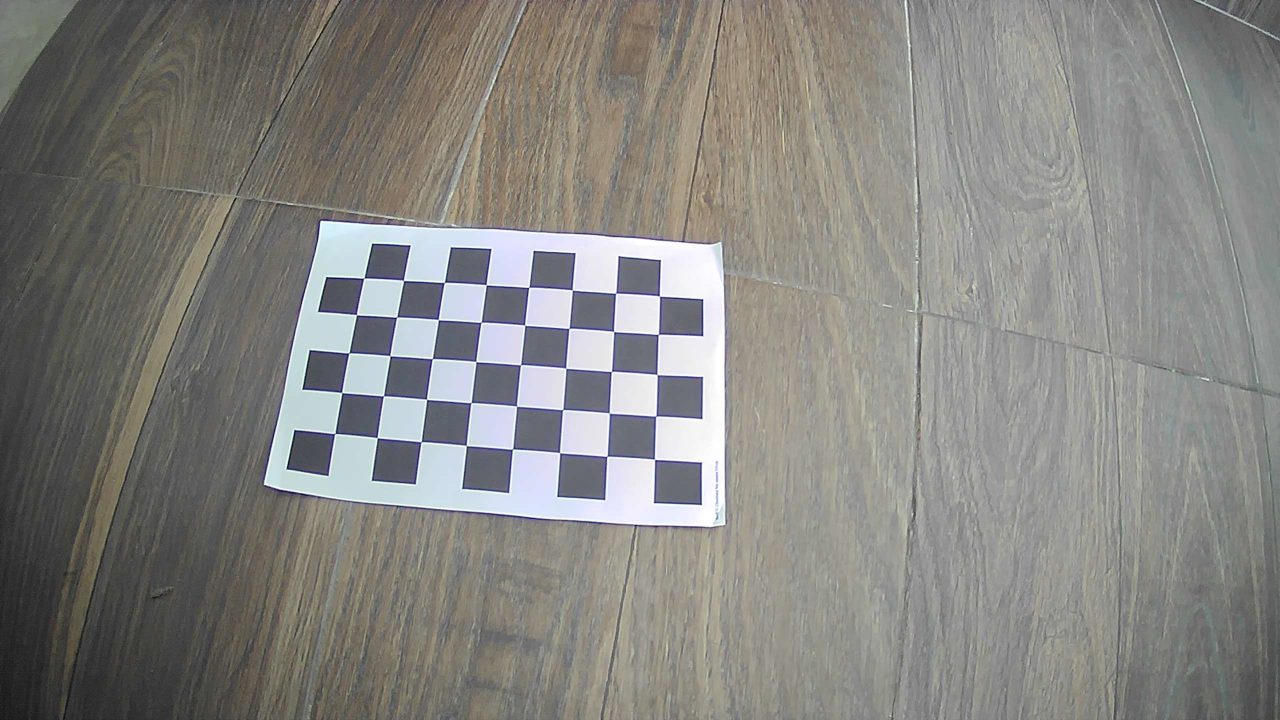
#> input picture scripts/Examples/images/calib_img/WIN_20251016_11_48_36_Pro.jpg, 2560 x 1440 px (shown at 1/2 size); its folder holds 3 pictures in this run
$ jupyter execute --allow-errors cameraProcessor.ipynb
#> lines starting #> are read from the running program, lines starting #| are printed output that depends on the picture
[cell 1]
import cv2
import numpy as np
import glob
import os

#######################################
### Calibracion de imagen para eliminar distorsiones externas al sensor.
###     - Estimar la pose relativa cámara–plano de referencia.
###     - Rectificar y centrar las imágenes para que todas compartan la misma orientación y escala.
### Autor: Martinez Agustin
### Fecha: 16/10/2025
### Version: 1.0
#######################################


class CameraProcessor:
    def __init__(self, outpath = 'images'):
        # Variables Calibracion
        self._mtx = []
        self._dist = []
        self._image_res = []

        # Path de saldia de imágenes
        self._outpath = outpath

        # Variables ArUco
        self._center_coord = []
        self._homografy = None
        aruco_dict = cv2.aruco.getPredefinedDictionary(cv2.aruco.DICT_4X4_100)
        parameters = cv2.aruco.DetectorParameters()
        self._aruco_detector = cv2.aruco.ArucoDetector(aruco_dict, parameters)

    # [10 lines left out: function isCalibred, not called in this run]

    def ImageFileName(self, img_path):
        '''
        Devuelve una lista con todas las imágenes dentro de una carpeta (jpg, png, jpeg).
        Parameters:
            img_path (str): path a la carpeta donde se encuentran las fotos.
        Returns:
            list: Lista de imágenes encontradas.
        '''
        img_fname = []

        self.checkPath(img_path)
        for ext in ('*.jpg', '*.png', '*.jpeg'):
            img_fname.extend(glob.glob(os.path.join(img_path, ext)))
#> pass 2 of the loop in ImageFileName, `for ext in ('*.jpg', '*.png', '*.jpeg'):`:
#> pass 3 of the loop in ImageFileName, `for ext in ('*.jpg', '*.png', '*.jpeg'):`:
        return img_fname

    def calib(self, calib_img_path, chess_dim = (9,6), chess_square_lenght = 30.0):
        '''
        Crea la matriz de distorsión de las fotos que se encuentren en el path indicado. Calibra al objeto cameraProcessor.
        Parameters:
            calib_img_path (str): path a la carpeta donde se encuentran todas las imágenes de calibración.
            chess_dim (tuple): dimensiones del tablero a ajedrez a detectar.
            chess_square_lenght (float): largo de un cuadrado del tablero de ajedrez en mm.
        Returns:
            Matlike: Matriz de la cámara.
            Matlike: Coeficientes de distorsión.
            list: Vector de rotación.
            list: Vector de traslación.
            list: Resolución de imágenes de calibración.
        '''
        criteria = (cv2.TERM_CRITERIA_EPS + cv2.TERM_CRITERIA_MAX_ITER, 30, 0.001)
        corner_dim = (chess_dim[0]-1, chess_dim[1]-1)    #Las funciones utilizan las esquinas internas, no la cant de cuadrados

        objp = np.zeros((corner_dim[0]*corner_dim[1], 3), np.float32)
        objp[:,:2] = np.mgrid[0:corner_dim[0],0:corner_dim[1]].T.reshape(-1,2)
        objp *= chess_square_lenght     # Grilla con todas las posiciones de las esquinas

        objpoints = [] # puntos 3D en el mundo real
        imgpoints = [] # puntos 2D en la imagen

        # Lista de imagenes
        images = self.ImageFileName(calib_img_path)

        if not images:
            print("No hay imagenes.")
            return None
        if len(images) < 10:
            print("Advertencia. Pocas imágenes. Se recomiendan 10 o más en distintos ángulos")

        for fname in images:
            img = cv2.imread(fname)
#> img is the input picture: shape (1440, 2560, 3); mean B, G, R 128.6, 132.6, 133.7
            gray = cv2.cvtColor(img, cv2.COLOR_BGR2GRAY)		# Lo pasa a escala de grises para mejorar
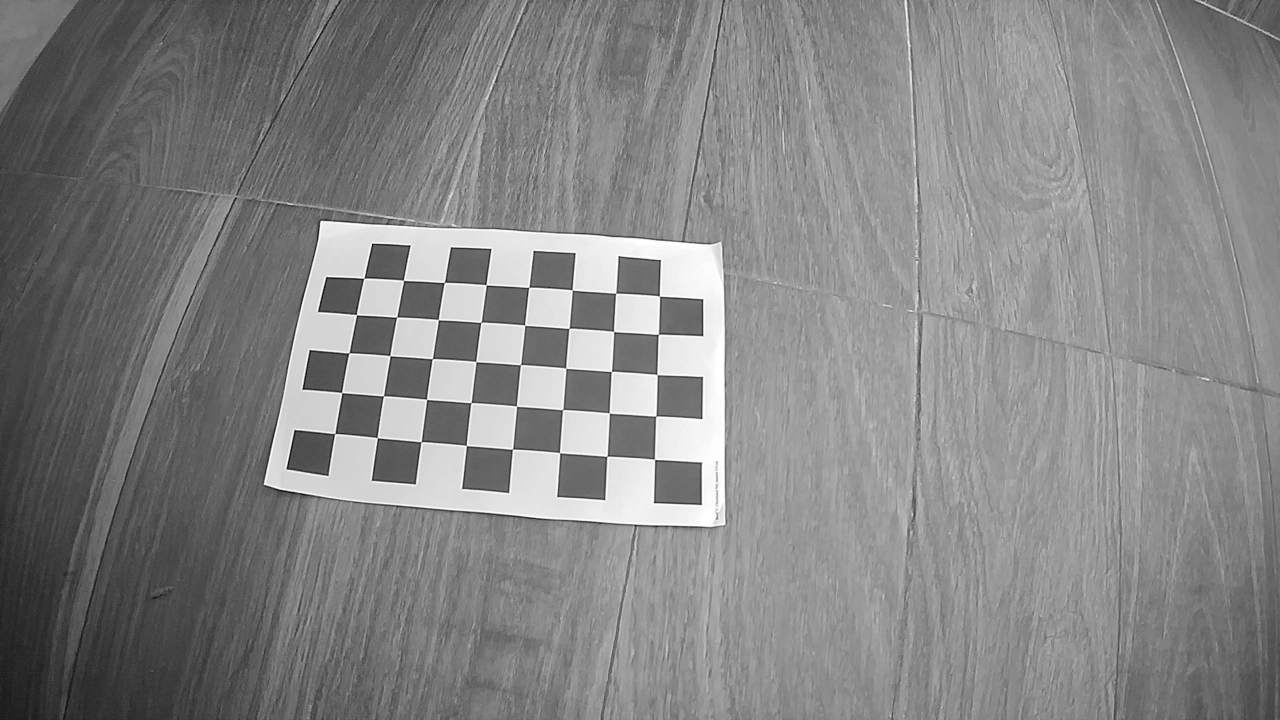
#> gray: shape (1440, 2560) (shown at 1/2 size); min 1, max 255, mean 132.4
            ret, corners = cv2.findChessboardCornersSB(gray, corner_dim, None)
#> ret = True; corners = 40 rows, first 8: [728.2, 556.6], [807.5, 561], [889.1, 565.2], [972.8, 570], [1058.2, 575], [1144.9, 580.4], [1231.9, 586.7], [1319.5, 592.6]

            if ret == True:
                print(f"Encontrado en {fname}")
                objpoints.append(objp)
                corners2 = cv2.cornerSubPix(gray,corners, (11,11), (-1,-1), criteria)
#> corners2 = 40 rows, first 8: [728.1, 556.9], [807.4, 561.4], [889.1, 565.4], [972.6, 570.2], [1058.1, 575.2], [1144.9, 580.6], [1231.6, 586.8], [1319.2, 592.6]
                imgpoints.append(corners2)
#> pass 2 of the loop in calib, `for fname in images:`:
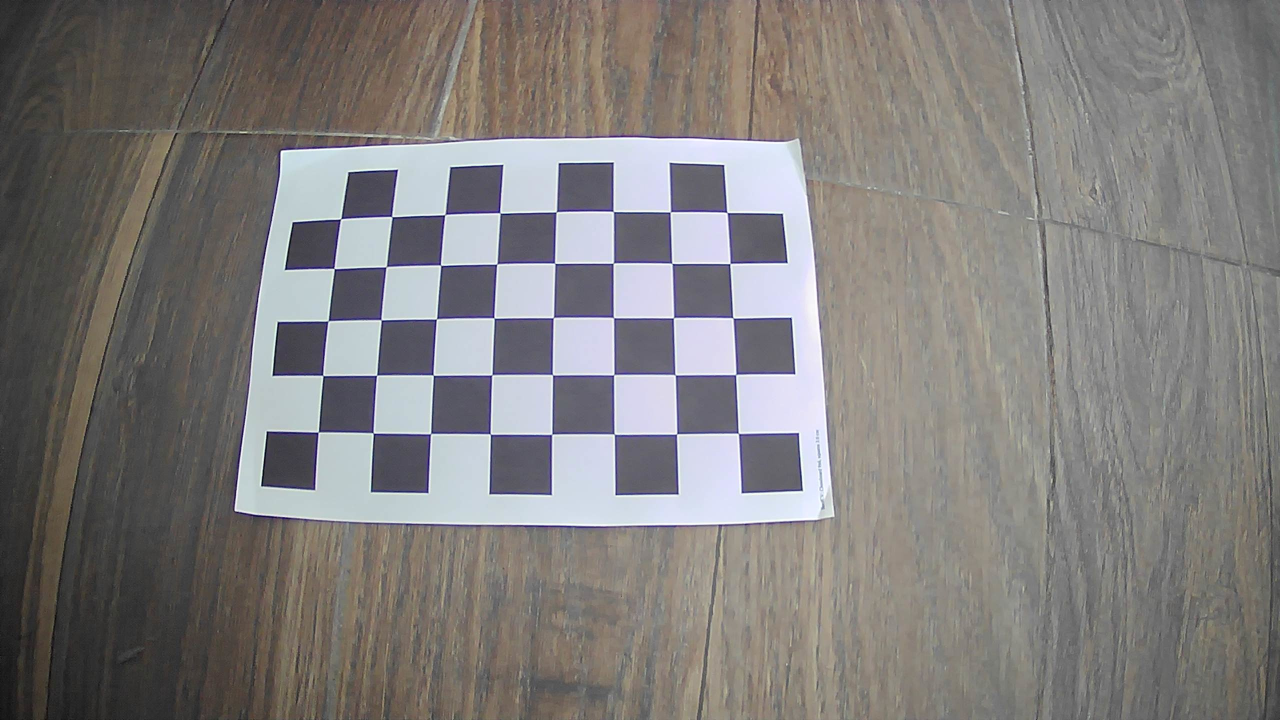
#> input picture scripts/Examples/images/calib_img/WIN_20251016_11_48_39_Pro.jpg, 2560 x 1440 px (shown at 1/2 size)
#> in calib, img is the input picture: shape (1440, 2560, 3); mean B, G, R 123.9, 125.4, 128.3
#> in calib, `gray = cv2.cvtColor(img, cv2.COLOR_BGR2GRAY)`:
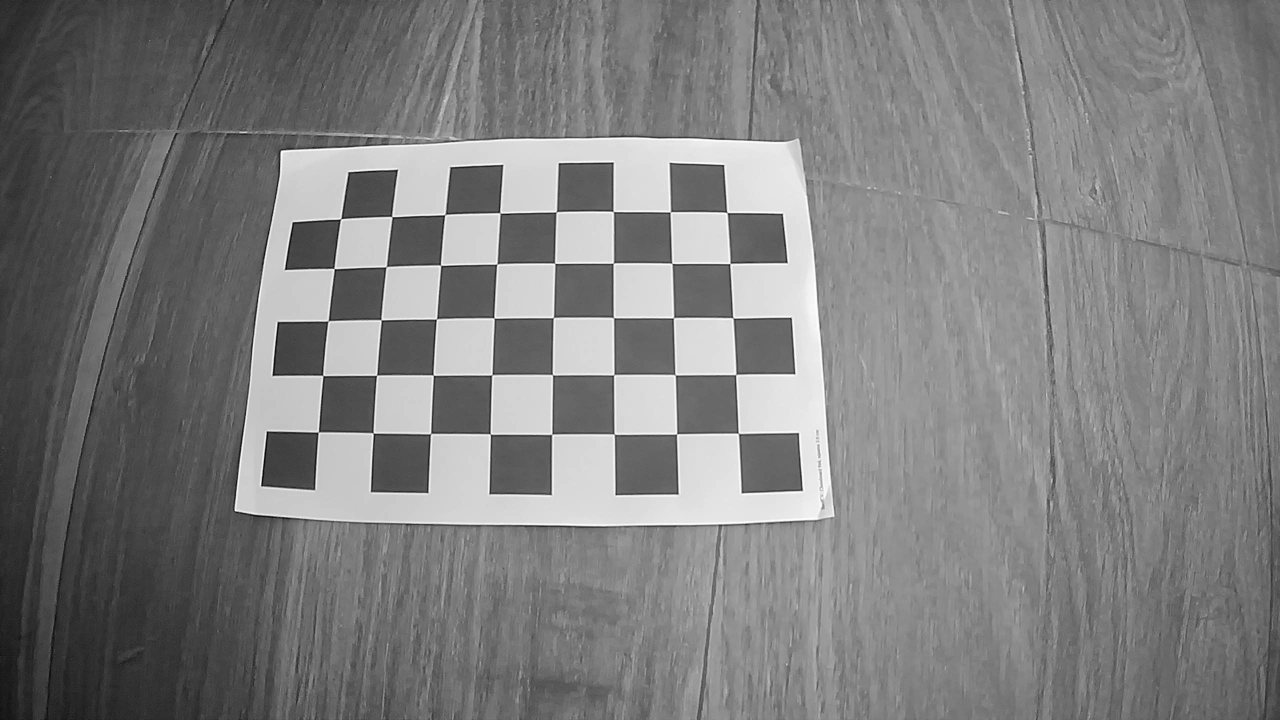
#> gray: shape (1440, 2560) (shown at 1/2 size); min 1, max 255, mean 126.1
#> corners = 40 rows, first 8: [681.9, 438.1], [784.2, 433.6], [890.3, 429.6], [1000.4, 426.3], [1113, 424], [1227, 423.3], [1341.2, 424.1], [1454.4, 425.2]
#> corners2 = 40 rows, first 8: [681.8, 438.3], [784.2, 433.8], [890.1, 429.7], [1000.1, 426.4], [1112.9, 424.3], [1227, 423.5], [1340.8, 424.4], [1454.4, 425.5]
#> pass 3 of the loop in calib, `for fname in images:`:
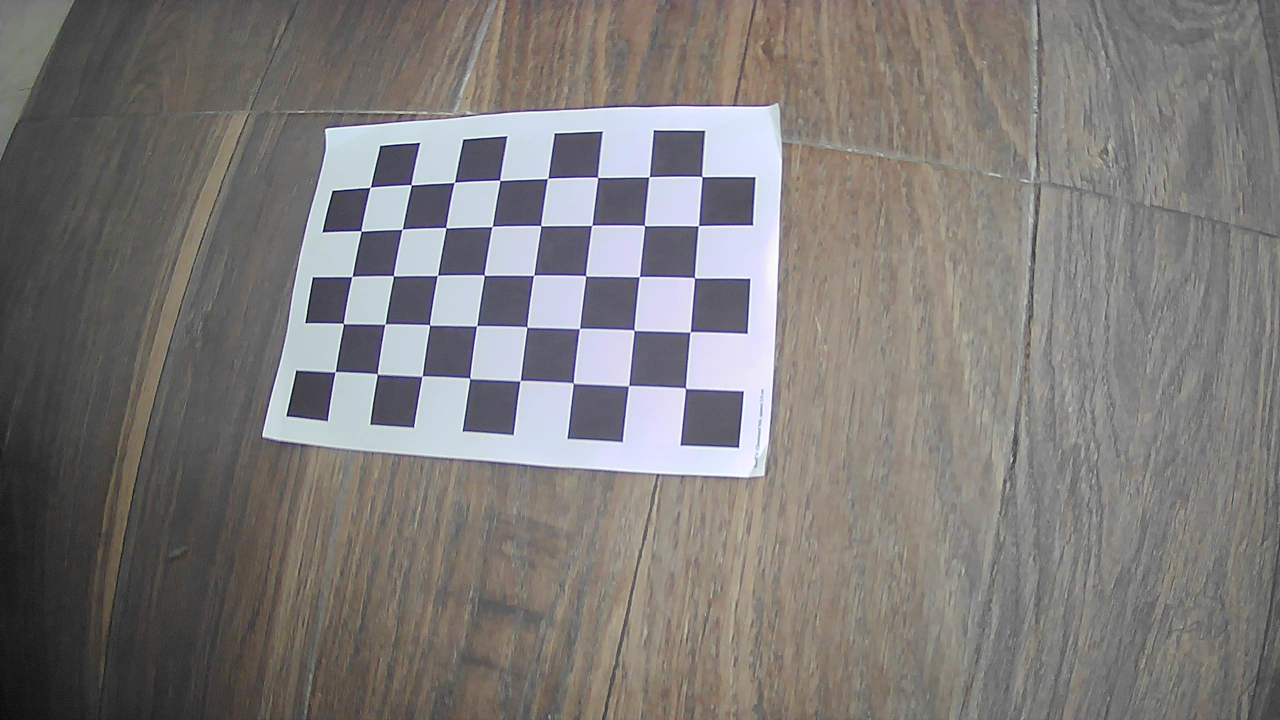
#> input picture scripts/Examples/images/calib_img/WIN_20251016_11_48_42_Pro.jpg, 2560 x 1440 px (shown at 1/2 size)
#> in calib, img is the input picture: shape (1440, 2560, 3); mean B, G, R 121.2, 122.9, 126.2
#> in calib, `gray = cv2.cvtColor(img, cv2.COLOR_BGR2GRAY)`:
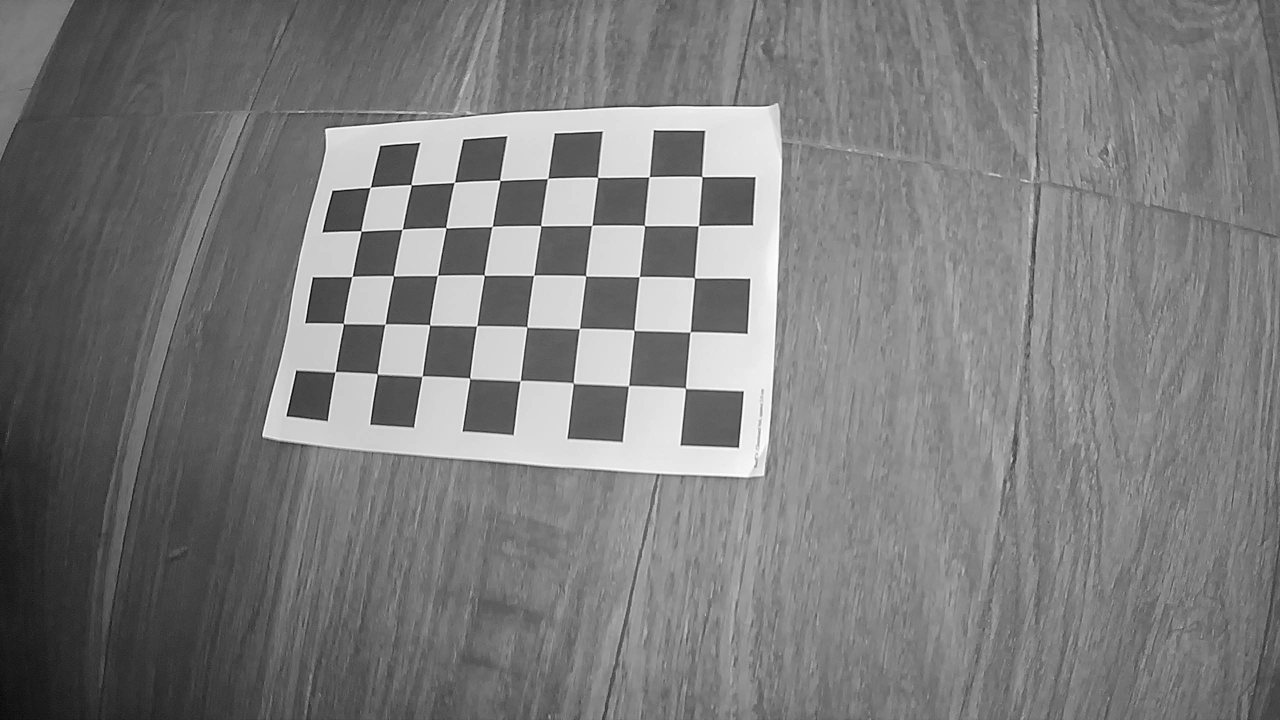
#> gray: shape (1440, 2560) (shown at 1/2 size); min 1, max 255, mean 123.7
#> corners = 40 rows, first 8: [740.8, 374.9], [822.7, 369.9], [909, 365.1], [1000.1, 361], [1095.7, 357.3], [1195.6, 355.1], [1298.7, 354], [1404.3, 353.6]
#> corners2 = 40 rows, first 8: [741.1, 375.1], [822.9, 370.2], [909.1, 365.2], [1000.1, 361], [1095.8, 357.4], [1195.7, 355.2], [1298.6, 354.2], [1404.3, 353.7]

        if len(objpoints) == 0:
            print("No se detectaron esquinas en ninguna imagen.")
            return None

        # Resolucion utilizada para calibrar
        img = cv2.imread(images[0])                  # Nota = usa solo la primer imagen !!!
        self._image_res = (img.shape[1], img.shape[0])    # calib_res = (WIDHT, HEIGHT)
#> self._image_res = (2560, 1440)

        # Calibración
        ret, self._mtx, self._dist, rvecs, tvecs = cv2.calibrateCamera(objpoints, imgpoints, gray.shape[::-1], None, None)
#> ret = 0.297; self._mtx = [[2019.3, 0, 1278.2], [0, 2007.9, 702.2], [0, 0, 1]]; self._dist = [[-0.554, -0.538, 0.0128, 0.00262, 6.68]]; rvecs = ([-0.48, -0.0753, 0.0558], [-0.325, -0.0405, -0.00769], [-0.249, 0.232, 0.0651]); tvecs = ([-195, -52.55, 678.3], [-163.4, -73.39, 514.8], [-169.1, -104.4, 593.6])

        return self._mtx, self._dist, rvecs, tvecs, self._image_res

    def saveCalibMatrix(self, file_name='calib_matrix.npz'):
        '''
        Guarda los valores de calibración en un archivo .npz
        Parameters:
            file_name (str): Nombre del archivo a guardar.
        '''
        out_path = os.path.join(self._outpath, file_name)
        self.checkPath(self._outpath)

        try:
            np.savez(out_path, mtx=self._mtx, dist=self._dist, _image_res=self._image_res )
            print(f"Matrices guardadas en {file_name}.npz")
        except Exception as e:
            print(f"Error al guardar: {e}")

    def loadCalibMatrix(self, file_name='calib_matrix.npz'):
        """
        Lee los valores de calibración de un archivo .npz.
        Parameters:
            file_name (str): Path completo o nombre del archivo a leer.
        Returns:
            Matlike: Matriz de la cámara.
            Matlike: Coeficientes de distorsión de la cámara.
            tuple: Resolución de imágenes de calibración.
        """
        if not os.path.exists(file_name):
            print(f"Archivo no encontrado: {file_name}")
            return None, None, None

        try:
            calib = np.load(file_name)
#> (reads scripts/Examples/calib_matrix_celu_agus.npz from the repository)
            self._mtx = calib["mtx"]
            self._dist = calib["dist"]
            self._image_res = tuple(calib["_image_res"])
            return self._mtx, self._dist, self._image_res
        except Exception as e:
            print(f"Error al cargar el archivo: {e}")
            return None, None, None

    # [167 lines left out: functions undistort, warp, get_corners, colorFilter, loadImage, saveImage, not called in this run]

    def processImages(self, img_folder_path, color_filter, corner_ids, plane_size, pixels_per_mm = 2, center_id = 50, save = False, out_path='processed'):
        '''
        Realiza el proceso completo de una imagen. Requiere que la clase ya esté calibrada.
        Parameters:
            img_folder_path (str): Path a carpeta con fotos a procesar.
            color_filter (tuple): filtro de colores a utiliziar.
            corner_ids (list): Id de los ArUco que definen las esquinas.
            plane_size (tuple): Tamaño del plano en mm.
            pixels_per_mm (float): pixeles equivalentes a un mm en el resultado final.
            save (bool): Salva los resultados o no.
            out_path (str): Path donde guarda los resultados.
        returns:
            Matlike: Imagen procesada.
            Matlike: Imagen procesada a color.
        '''
        images = self.ImageFileName(img_folder_path)
#> pass 2 of the loop in ImageFileName, `for ext in ('*.jpg', '*.png', '*.jpeg'):`:
#> pass 3 of the loop in ImageFileName, `for ext in ('*.jpg', '*.png', '*.jpeg'):`:
        img_res = []
        img_color_res = []

        out = os.path.join(self._outpath, out_path)
        if save:
            self.checkPath(out)

        for fname in images:
            print(f'Procesando: {fname}\n')
            img = self.loadImage(fname)
            img, _, _ = self.undistort(img)

            self._center_coord = None
            self.getOrigin(img, center_id)

            img = self.warp(img, corner_ids, plane_size, pixels_per_mm)
            if self._center_coord is not None:
                self._center_coord = self.transformPoint(self._center_coord)

            # falta detectar centro!!
            if color_filter:
                img, img_color = self.colorFilter(img, color_filter)
            else:
                img_color = img

            img_color = self.drawOrigin(img_color)

            # Guardado
            if not self.checkImage(img):
                continue
            img_res.append(img)
            img_color_res.append(img_color)

            if save:
                name, ext = os.path.splitext(os.path.basename(fname))

                out_bw = os.path.join(out, f"{name}{ext}")
                out_color = os.path.join(out, f"{name}_color{ext}")
                cv2.imwrite(out_bw, img)
                cv2.imwrite(out_color, img_color)

        return img_res, img_color_res

    # [78 lines left out: functions transformPoint, getOrigin, drawOrigin, not called in this run]

    def checkPath(self, path, create = True):
        '''
        Verifica que el Path exista. Lo crea sino.
        Parameters:
            path (str): Path a verificar.
            create (bool): Lo crea si no existe.
        '''
        exist = os.path.exists(path)
        if not exist and create:
            os.makedirs(path, exist_ok=True)
            exist = True
        return exist

    # [20 lines left out: function checkImage, not called in this run]

    def processDistances(self, img_folder_path, corner_ids, color_filter, plane_size,
                        pixels_per_mm=1, center_id=50, angle_step=3):

#> pass 2 of the loop in ImageFileName, `for ext in ('*.jpg', '*.png', '*.jpeg'):`:
#> pass 3 of the loop in ImageFileName, `for ext in ('*.jpg', '*.png', '*.jpeg'):`:
        images = self.ImageFileName(img_folder_path)
        distances_out = []
        angles_out = []
        img_name = []

        for fname in images:
            print(f'Procesando (distancias): {fname}')
            img = self.loadImage(fname)
            img, _, _ = self.undistort(img)

            # Detectar origen
            self._center_coord = None
            self.getOrigin(img, center_id)
            if self._center_coord is None:
                print(f"[WARN] No se detectó centro en {fname}. Se omite.")
                continue

            # Warp (homografía)
            warped = self.warp(img, corner_ids, plane_size, pixels_per_mm)
            if warped is None:
                print(f"[WARN] Homografía falló en {fname}. Se omite.")
                continue

            # Convertir centro al plano rectificado
            center_t = self.transformPoint(self._center_coord)
            if center_t is None:
                print(f"[WARN] No se pudo transformar el centro. Se omite.")
                continue
            cx, cy = center_t[0]

            # Aplicar filtro de color
            mask, masked_img = self.colorFilter(warped, color_filter)
            # mask = 255 donde hay pared azul, 0 donde no

            if mask is None:
                print(f"[WARN] Filtro de color falló. Se omite.")
                continue
            h, w = mask.shape

            # Barrido
            angles = list(range(0, 180 + angle_step, angle_step))
            distances = []

            for angle_deg in angles:
                theta = np.deg2rad(angle_deg)
                dx = np.cos(theta)
                dy = np.sin(theta)

                dist = 0.0
                step = 1.0

                while True:
                    x = int(cx + dx * dist)
                    y = int(cy - dy * dist)

                    # salir de imagen
                    if x < 0 or x >= w or y < 0 or y >= h:
                        distances.append(dist/pixels_per_mm)
                        break

                    # detección de pared azul
                    if mask[y, x] > 0:
                        distances.append(dist/pixels_per_mm)
                        break

                    dist += step

            distances_out.append(distances)
            angles_out.append(angles)
            img_name.append(os.path.basename(fname))

        return distances_out, angles_out, img_name
